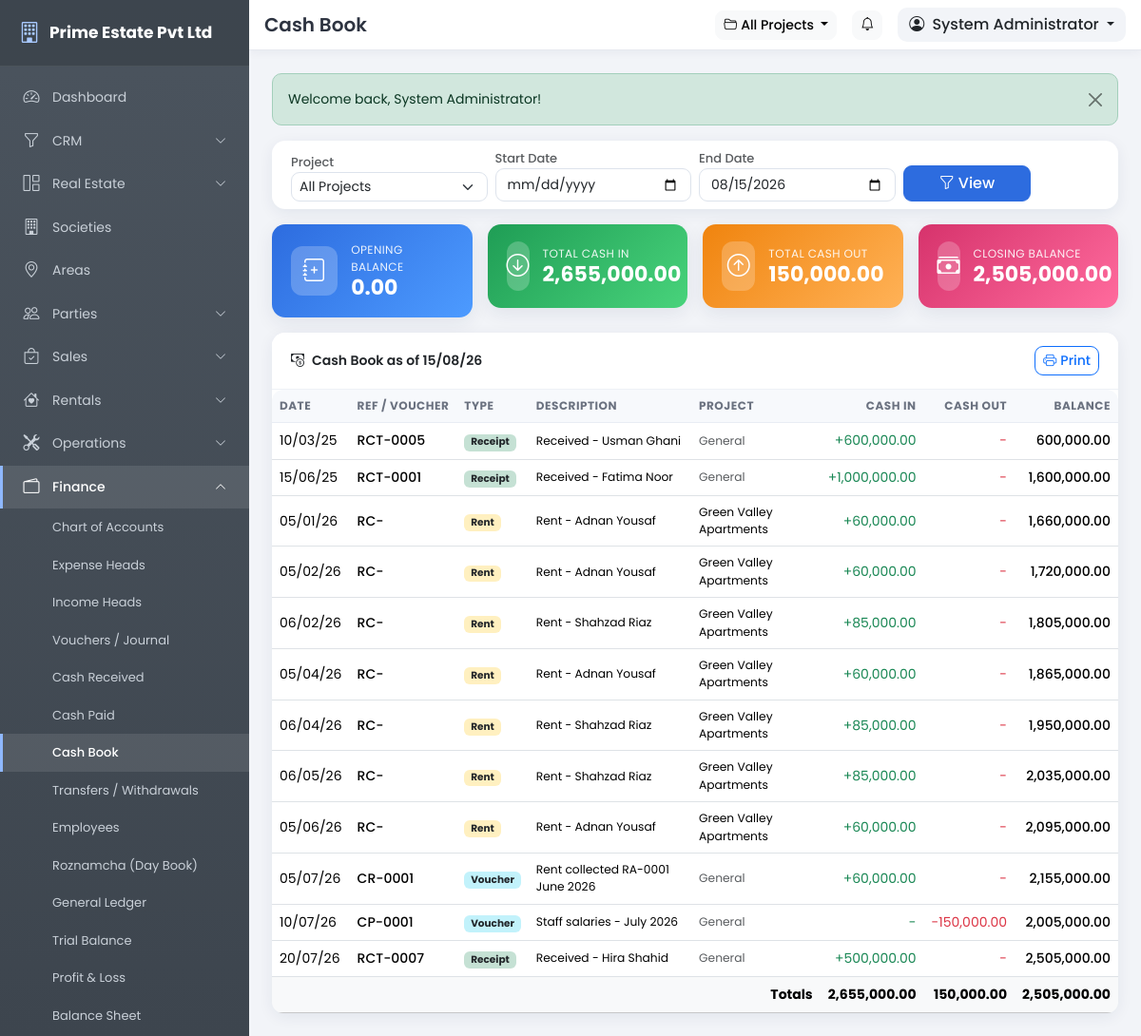
The page /pages/cashbook.php (signed in) on the database its author committed.
### tables this page shows
CREATE TABLE IF NOT EXISTS users (
  id INT UNSIGNED NOT NULL AUTO_INCREMENT,
  role_id INT UNSIGNED NOT NULL,
  branch_id INT UNSIGNED DEFAULT NULL,
  username VARCHAR(80) NOT NULL,
  password VARCHAR(255) NOT NULL,
  full_name VARCHAR(150) NOT NULL,
  email VARCHAR(120) DEFAULT NULL,
  phone VARCHAR(40) DEFAULT NULL,
  photo VARCHAR(255) DEFAULT NULL,
  status TINYINT(1) NOT NULL DEFAULT 1,
  last_login DATETIME DEFAULT NULL,
  remember_token VARCHAR(64) DEFAULT NULL,
  created_date DATE NOT NULL,
  created_time TIME NOT NULL,
  updated_date DATE NOT NULL,
  updated_time TIME NOT NULL,
  PRIMARY KEY (id),
  UNIQUE KEY uq_users_username (username),
  KEY idx_users_role (role_id),
  CONSTRAINT fk_users_role FOREIGN KEY (role_id) REFERENCES roles (id) ON DELETE CASCADE
);

CREATE TABLE IF NOT EXISTS receipts (
  id INT UNSIGNED NOT NULL AUTO_INCREMENT,
  receipt_no VARCHAR(40) NOT NULL,
  receipt_date DATE NOT NULL,
  project_id INT UNSIGNED DEFAULT NULL,
  customer_id INT UNSIGNED NOT NULL,
  booking_id INT UNSIGNED DEFAULT NULL,
  installment_id INT UNSIGNED DEFAULT NULL,
  amount DECIMAL(14,2) NOT NULL DEFAULT 0.00,
  payment_method_id INT UNSIGNED DEFAULT NULL,
  bank_id INT UNSIGNED DEFAULT NULL,
  reference VARCHAR(80) DEFAULT NULL,
  remarks VARCHAR(255) DEFAULT NULL,
  received_by INT UNSIGNED DEFAULT NULL,
  created_date DATE NOT NULL,
  created_time TIME NOT NULL,
  updated_date DATE NOT NULL,
  updated_time TIME NOT NULL,
  PRIMARY KEY (id),
  UNIQUE KEY uq_receipt_no (receipt_no),
  KEY idx_rec_customer (customer_id),
  KEY idx_rec_project (project_id),
  CONSTRAINT fk_rec_customer FOREIGN KEY (customer_id) REFERENCES customers (id) ON DELETE CASCADE,
  CONSTRAINT fk_rec_project FOREIGN KEY (project_id) REFERENCES projects (id) ON DELETE SET NULL,
  CONSTRAINT fk_rec_booking FOREIGN KEY (booking_id) REFERENCES bookings (id) ON DELETE SET NULL,
  CONSTRAINT fk_rec_inst FOREIGN KEY (installment_id) REFERENCES installments (id) ON DELETE SET NULL
);

CREATE TABLE IF NOT EXISTS voucher_items (
  id INT UNSIGNED NOT NULL AUTO_INCREMENT,
  voucher_id INT UNSIGNED NOT NULL,
  account_id INT UNSIGNED NOT NULL,
  item_description VARCHAR(255) DEFAULT NULL,
  debit DECIMAL(14,2) NOT NULL DEFAULT 0.00,
  credit DECIMAL(14,2) NOT NULL DEFAULT 0.00,
  created_date DATE NOT NULL,
  created_time TIME NOT NULL,
  updated_date DATE NOT NULL,
  updated_time TIME NOT NULL,
  PRIMARY KEY (id),
  KEY idx_vi_voucher (voucher_id),
  KEY idx_vi_account (account_id),
  CONSTRAINT fk_vi_voucher FOREIGN KEY (voucher_id) REFERENCES vouchers (id) ON DELETE CASCADE,
  CONSTRAINT fk_vi_account FOREIGN KEY (account_id) REFERENCES chart_of_accounts (id) ON DELETE RESTRICT
);

CREATE TABLE IF NOT EXISTS vouchers (
  id INT UNSIGNED NOT NULL AUTO_INCREMENT,
  voucher_no VARCHAR(40) NOT NULL,
  voucher_date DATE NOT NULL,
  voucher_type ENUM('cash_payment','cash_receipt','bank_payment','bank_receipt','journal') NOT NULL,
  project_id INT UNSIGNED DEFAULT NULL,
  narration VARCHAR(255) DEFAULT NULL,
  status ENUM('draft','posted') NOT NULL DEFAULT 'posted',
  created_by INT UNSIGNED DEFAULT NULL,
  created_date DATE NOT NULL,
  created_time TIME NOT NULL,
  updated_date DATE NOT NULL,
  updated_time TIME NOT NULL,
  PRIMARY KEY (id),
  UNIQUE KEY uq_voucher_no (voucher_no),
  KEY idx_voucher_project (project_id),
  CONSTRAINT fk_voucher_project FOREIGN KEY (project_id) REFERENCES projects (id) ON DELETE SET NULL
);

### includes/config.php (called while the page is built, shortened)
<?php
function setting($key, $default = '') {
    static $cache = null;
    global $mysqli;
    if ($cache === null) {
        $cache = [];
        if (isset($mysqli)) {
            $rows = db_all("SELECT setting_key, setting_value FROM settings");
            foreach ($rows as $r) {
                $cache[$r['setting_key']] = $r['setting_value'];
            }
        }
    }
    return isset($cache[$key]) && $cache[$key] !== '' ? $cache[$key] : $default;
}

### includes/auth.php (called while the page is built, shortened)
<?php
require_once __DIR__ . '/functions.php';
if (is_logged_in()) {
    $timeout = (int)setting('session_timeout', 60) * 60;
    $user = db_get("SELECT u.*, r.name AS role_name, r.is_super_admin
                    FROM users u
                    JOIN roles r ON r.id = u.role_id
                    WHERE u.id = ?", [$_SESSION['user_id']]);
    if ($user) {
        $user['perms'] = [];
        $rows = db_all("SELECT p.slug FROM role_permissions rp
                        JOIN permissions p ON p.id = rp.permission_id
                        WHERE rp.role_id = ?", [$user['role_id']]);
        foreach ($rows as $r) {
            $user['perms'][] = $r['slug'];
        }
    }
}

### pages/cashbook.php (the view, shortened to what this page needs)
<?php
require_once '../includes/auth.php';
$title = 'Cash Book';
$from = trim($_GET['from'] ?? '');
$to = trim($_GET['to'] ?? date('Y-m-d'));
$project_id = (int)($_GET['project_id'] ?? active_project_id());
$cashAcc = db_get("SELECT id FROM chart_of_accounts WHERE code = '1000'");
$cashAccId = (int)$cashAcc['id'];
$vouchers = db_all("SELECT vi.item_description, vi.debit, vi.credit, v.voucher_no, v.voucher_date, v.voucher_type, v.narration, v.project_id, p.name AS project_name
                    FROM voucher_items vi JOIN vouchers v ON v.id = vi.voucher_id
                    LEFT JOIN projects p ON p.id = v.project_id
                    WHERE vi.account_id = ? AND v.status = 'posted' AND v.narration NOT LIKE 'Cash sale %'", [$cashAccId]);
$receipts = db_all("SELECT r.receipt_no, r.receipt_date, r.amount, r.project_id, c.full_name AS customer_name, p.name AS project_name
                    FROM receipts r
                    LEFT JOIN customers c ON c.id = r.customer_id
                    LEFT JOIN projects p ON p.id = r.project_id
                    WHERE r.bank_id IS NULL");
$rents = db_all("SELECT rc.collection_date, rc.amount, rc.reference, rc.bank_id, t.full_name AS tenant_name, pr.project_id, p.name AS project_name
                 FROM rent_collections rc
                 JOIN rental_agreements ra ON ra.id = rc.agreement_id
                 JOIN tenants t ON t.id = ra.tenant_id
                 LEFT JOIN properties pr ON pr.id = ra.property_id
                 LEFT JOIN projects p ON p.id = pr.project_id
                 WHERE rc.bank_id IS NULL");
$rows = [];
foreach ($vouchers as $v) {
    $rows[] = [
        'date' => $v['voucher_date'],
        'ref' => $v['voucher_no'],
        'type' => 'Voucher',
        'desc' => trim($v['narration'] !== '' ? $v['narration'] : $v['item_description']),
        'project' => $v['project_name'],
        'project_id' => $v['project_id'] ? (int)$v['project_id'] : 0,
        'in' => (float)$v['debit'],
        'out' => (float)$v['credit'],
    ];
}
foreach ($receipts as $r) {
    $rows[] = [
        'date' => $r['receipt_date'],
        'ref' => $r['receipt_no'],
        'type' => 'Receipt',
        'desc' => 'Received - ' . trim($r['customer_name'] ?? ''),
        'project' => $r['project_name'],
        'project_id' => $r['project_id'] ? (int)$r['project_id'] : 0,
        'in' => (float)$r['amount'],
        'out' => 0.0,
    ];
}
foreach ($rents as $rc) {
    $rows[] = [
        'date' => $rc['collection_date'],
        'ref' => $rc['reference'] !== '' ? 'RC-' . $rc['reference'] : 'RC-' . $rc['collection_date'],
        'type' => 'Rent',
        'desc' => 'Rent - ' . trim($rc['tenant_name'] ?? ''),
        'project' => $rc['project_name'],
        'project_id' => $rc['project_id'] ? (int)$rc['project_id'] : 0,
        'in' => (float)$rc['amount'],
        'out' => 0.0,
    ];
}
$filtered = array_values(array_filter($rows, function ($r) use ($from, $to, $project_id) {
    if ($from !== '' && $r['date'] < $from) return false;
    if ($r['date'] > $to) return false;
    if ($project_id > 0 && $r['project_id'] !== $project_id) return false;
    return true;
}));
usort($filtered, function ($a, $b) {
    return strcmp($a['date'], $b['date']) ?: strcmp($a['ref'], $b['ref']);
});
$opening = 0.0;
$totalIn = 0.0;
$totalOut = 0.0;
$running = [];
$bal = $opening;
foreach ($filtered as $i => $r) {
    $totalIn += $r['in'];
    $totalOut += $r['out'];
    $bal += $r['in'] - $r['out'];
    $running[$i] = $bal;
}
$closing = $bal;
$projectName = '';
include '../includes/header.php';
?>
<form method="get" class="card mb-3">
    <div class="card-body py-2">
        <div class="row g-2 align-items-end">
            <div class="col-md-3">
                <label class="form-label small text-muted mb-0">Project</label>
                <select name="project_id" class="form-select form-select-sm">
                    <option value="0">All Projects</option>
                </select>
            </div>
            <div class="col-md-3">
                <label class="form-label small text-muted mb-0">Start Date</label>
                <input type="date" name="from" class="form-control" value="<?= e($from) ?>">
            </div>
            <div class="col-md-3">
                <label class="form-label small text-muted mb-0">End Date</label>
                <input type="date" name="to" class="form-control" value="<?= e($to) ?>">
            </div>
            <div class="col-md-2"><button class="btn btn-primary w-100"><i class="bi bi-funnel me-1"></i>View</button></div>
        </div>
    </div>
</form>
<div class="row g-3 mb-3">
    <div class="col-md-3"><div class="card stat-card bg-grad-blue"><div class="stat-body"><div class="stat-icon"><i class="bi bi-journal-plus"></i></div><div><div class="stat-label">OPENING BALANCE</div><div class="stat-value"><?= fmt_money($opening) ?></div></div></div></div></div>
    <div class="col-md-3"><div class="card stat-card bg-grad-green"><div class="stat-body"><div class="stat-icon"><i class="bi bi-arrow-down-circle"></i></div><div><div class="stat-label">TOTAL CASH IN</div><div class="stat-value"><?= fmt_money($totalIn) ?></div></div></div></div></div>
    <div class="col-md-3"><div class="card stat-card bg-grad-orange"><div class="stat-body"><div class="stat-icon"><i class="bi bi-arrow-up-circle"></i></div><div><div class="stat-label">TOTAL CASH OUT</div><div class="stat-value"><?= fmt_money($totalOut) ?></div></div></div></div></div>
    <div class="col-md-3"><div class="card stat-card bg-grad-red"><div class="stat-body"><div class="stat-icon"><i class="bi bi-cash-stack"></i></div><div><div class="stat-label">CLOSING BALANCE</div><div class="stat-value"><?= fmt_money($closing) ?></div></div></div></div></div>
</div>
<div class="card">
    <div class="card-header d-flex justify-content-between align-items-center">
        <div><i class="bi bi-cash-coin me-2"></i>Cash Book <?= $from ? 'from ' . fmt_date($from) . ' to ' . fmt_date($to) : 'as of ' . fmt_date($to) ?><?= $projectName ? ' &bull; ' . e($projectName) : '' ?></div>
        <a href="cashbook_print.php?<?= http_build_query(['from' => $from, 'to' => $to, 'project_id' => $project_id]) ?>" target="_blank" class="btn btn-sm btn-outline-primary"><i class="bi bi-printer me-1"></i>Print</a>
    </div>
    <div class="card-body p-0">
        <div class="table-responsive">
            <table class="table table-hover mb-0">
                <thead><tr><th>Date</th><th>Ref / Voucher</th><th>Type</th><th>Description</th><th>Project</th><th class="text-end">Cash In</th><th class="text-end">Cash Out</th><th class="text-end">Balance</th></tr></thead>
                <tbody>
                <?php foreach ($filtered as $i => $r): ?>
                    <tr>
                        <td><?= fmt_date($r['date']) ?></td>
                        <td class="fw-medium"><?= e($r['ref']) ?></td>
                        <td><span class="badge bg-<?= $r['type'] === 'Voucher' ? 'info' : ($r['type'] === 'Receipt' ? 'success' : 'warning') ?> bg-opacity-25 text-dark"><?= e($r['type']) ?></span></td>
                        <td class="small"><?= e($r['desc'] !== '' ? $r['desc'] : '-') ?></td>
                        <td class="small"><?= $r['project'] ? e($r['project']) : '<span class="text-muted">General</span>' ?></td>
                        <td class="text-end text-success"><?= $r['in'] ? '+' . fmt_money($r['in']) : '-' ?></td>
                        <td class="text-end text-danger"><?= $r['out'] ? '-' . fmt_money($r['out']) : '-' ?></td>
                        <td class="text-end fw-medium"><?= fmt_money($running[$i]) ?></td>
                    </tr>
                <?php endforeach; ?>
                </tbody>
                <tfoot>
                <tr class="table-light">
                    <td colspan="5" class="text-end fw-bold">Totals</td>
                    <td class="text-end fw-bold"><?= fmt_money($totalIn) ?></td>
                    <td class="text-end fw-bold"><?= fmt_money($totalOut) ?></td>
                    <td class="text-end fw-bold"><?= fmt_money($closing) ?></td>
                </tr>
                </tfoot>
            </table>
        </div>
    </div>
</div>
<?php include '../includes/footer.php'; ?>

### includes/header.php (shortened to what this page needs)
<?php
$company = setting('company_name', APP_NAME);
$activeProject = active_project();
$activeProjectName = $activeProject ? $activeProject['name'] : 'All Projects';
?>
<!DOCTYPE html>
<html lang="en">
<head>
<link href="https://cdn.jsdelivr.net/npm/bootstrap@5.3.3/dist/css/bootstrap.min.css" rel="stylesheet">
<link href="https://cdn.jsdelivr.net/npm/bootstrap-icons@1.11.3/font/bootstrap-icons.min.css" rel="stylesheet">
<link href="<?= BASE_URL ?>/assets/css/style.css" rel="stylesheet">
</head>
<body>
<aside class="sidebar" id="appSidebar">
    <div class="sidebar-brand">
        <a class="brand-link" href="<?= BASE_URL ?>/index.php">
            <i class="bi bi-building"></i>
            <span><?= e($company) ?></span>
        </a>
    </div>
    <?php include __DIR__ . '/sidebar.php'; ?>
</aside>
<div class="main-area">
    <header class="topbar">
        <div class="d-flex align-items-center gap-3 px-3 py-2">
            <h5 class="mb-0 fw-semibold d-none d-sm-block"><?= e($title) ?></h5>
            <div class="ms-auto d-flex align-items-center gap-3">
                <div class="dropdown">
                    <button class="btn btn-light btn-sm dropdown-toggle" type="button" data-bs-toggle="dropdown" aria-expanded="false" title="Active Project">
                        <i class="bi bi-folder2-open me-1"></i><?= e($activeProjectName) ?>
                    </button>
                </div>
                <a href="<?= BASE_URL ?>/pages/notifications.php" class="btn btn-light btn-sm position-relative" title="Notifications">
                    <i class="bi bi-bell"></i>
                </a>
                <div class="dropdown user-drop">
                    <button class="btn dropdown-toggle" type="button" data-bs-toggle="dropdown" aria-expanded="false">
                        <i class="bi bi-person-circle me-1"></i>
                        <?= e($user['full_name'] ?? 'User') ?>
                    </button>
                </div>
            </div>
        </div>
    </header>
    <div class="page-content">
        <?= get_flash() ?>

### rows shown on the page
users: full_name "System Administrator"
receipts: receipt_date "10/03/25", receipt_no "RCT-0005", type "Receipt", desc "Received - Usman Ghani", shows "General", in "600,000.00", i "600,000.00"
receipts: receipt_date "15/06/25", receipt_no "RCT-0001", type "Receipt", desc "Received - Fatima Noor", shows "General", in "1,000,000.00", i "1,600,000.00"
voucher_items: voucher.voucher_date "05/07/26", voucher.voucher_no "CR-0001", type "Voucher", voucher.narration "Rent collected RA-0001 June 2026", shows "General", in "60,000.00", i "2,155,000.00"
voucher_items: voucher.voucher_date "10/07/26", voucher.voucher_no "CP-0001", type "Voucher", voucher.narration "Staff salaries - July 2026", shows "General", out "150,000.00", i "2,005,000.00"
receipts: receipt_date "20/07/26", receipt_no "RCT-0007", type "Receipt", desc "Received - Hira Shahid", shows "General", in "500,000.00", i "2,505,000.00"

### other values the page prints
$company "Prime Estate Pvt Ltd"
$title "Cash Book"
$activeProjectName "All Projects"
$f['msg'] "Welcome back, System Administrator!"
fmt_money($opening) "0.00"
fmt_money($totalIn) "2,655,000.00"
fmt_money($totalOut) "150,000.00"
fmt_money($closing) "2,505,000.00"
fmt_date($to) "15/08/26"
fmt_date($r['date']) "05/01/26"
$r['ref'] "RC-"
$r['type'] "Rent"
$r['desc'] !== '' ? $r['desc'] : '-' "Rent - Adnan Yousaf"
$r['project'] "Green Valley Apartments"
fmt_money($r['in']) "60,000.00"
